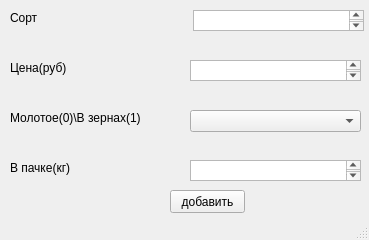
<?xml version="1.0" encoding="UTF-8"?>
<ui version="4.0">
 <class>MainWindow</class>
 <widget class="QMainWindow" name="MainWindow">
  <property name="geometry">
   <rect>
    <x>0</x>
    <y>0</y>
    <width>369</width>
    <height>240</height>
   </rect>
  </property>
  <property name="windowTitle">
   <string>Добавить элемент</string>
  </property>
  <widget class="QWidget" name="centralwidget">
   <widget class="QComboBox" name="comboBox">
    <property name="geometry">
     <rect>
      <x>190</x>
      <y>110</y>
      <width>171</width>
      <height>22</height>
     </rect>
    </property>
   </widget>
   <widget class="QLabel" name="llllll">
    <property name="geometry">
     <rect>
      <x>10</x>
      <y>10</y>
      <width>181</width>
      <height>16</height>
     </rect>
    </property>
    <property name="text">
     <string>Сорт</string>
    </property>
   </widget>
   <widget class="QLabel" name="label_2">
    <property name="geometry">
     <rect>
      <x>10</x>
      <y>60</y>
      <width>181</width>
      <height>16</height>
     </rect>
    </property>
    <property name="text">
     <string>Цена(руб)</string>
    </property>
   </widget>
   <widget class="QLabel" name="label_3">
    <property name="geometry">
     <rect>
      <x>10</x>
      <y>110</y>
      <width>171</width>
      <height>16</height>
     </rect>
    </property>
    <property name="text">
     <string>Молотое(0)\В зернах(1)</string>
    </property>
   </widget>
   <widget class="QLabel" name="label_4">
    <property name="geometry">
     <rect>
      <x>10</x>
      <y>160</y>
      <width>181</width>
      <height>16</height>
     </rect>
    </property>
    <property name="text">
     <string>В пачке(кг)</string>
    </property>
   </widget>
   <widget class="QPlainTextEdit" name="title">
    <property name="geometry">
     <rect>
      <x>193</x>
      <y>10</y>
      <width>171</width>
      <height>21</height>
     </rect>
    </property>
   </widget>
   <widget class="QPlainTextEdit" name="year">
    <property name="geometry">
     <rect>
      <x>190</x>
      <y>60</y>
      <width>171</width>
      <height>21</height>
     </rect>
    </property>
   </widget>
   <widget class="QPlainTextEdit" name="duration">
    <property name="geometry">
     <rect>
      <x>190</x>
      <y>160</y>
      <width>171</width>
      <height>21</height>
     </rect>
    </property>
   </widget>
   <widget class="QPushButton" name="pushButton">
    <property name="geometry">
     <rect>
      <x>170</x>
      <y>190</y>
      <width>75</width>
      <height>23</height>
     </rect>
    </property>
    <property name="text">
     <string>добавить</string>
    </property>
   </widget>
  </widget>
  <widget class="QStatusBar" name="statusbar"/>
 </widget>
 <resources/>
 <connections/>
</ui>
